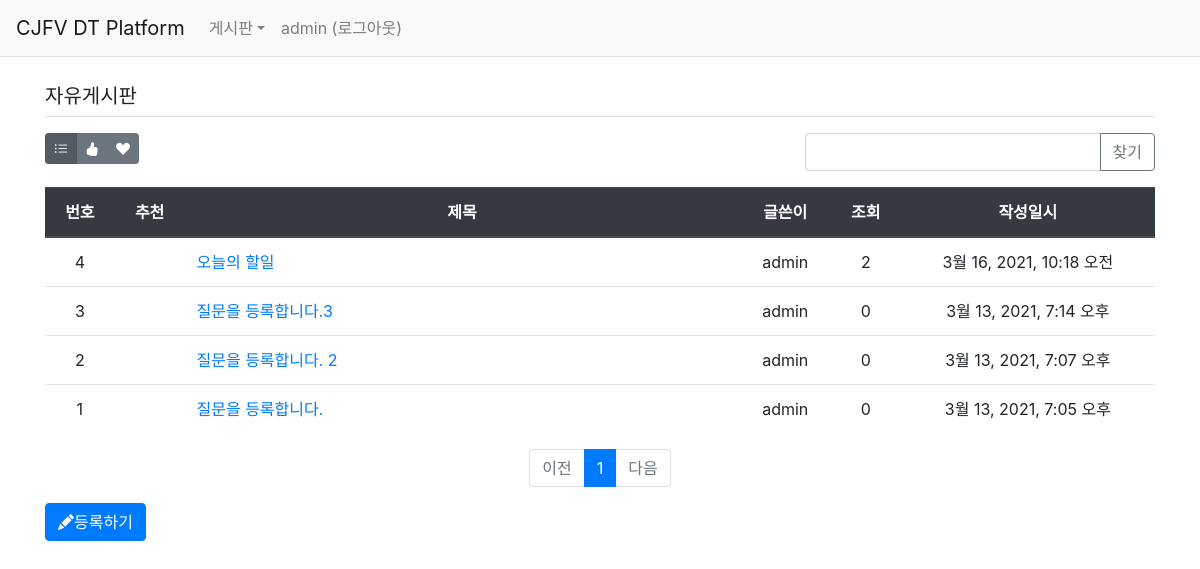
Before: /board/board/2/ (signed in) with the older database file.
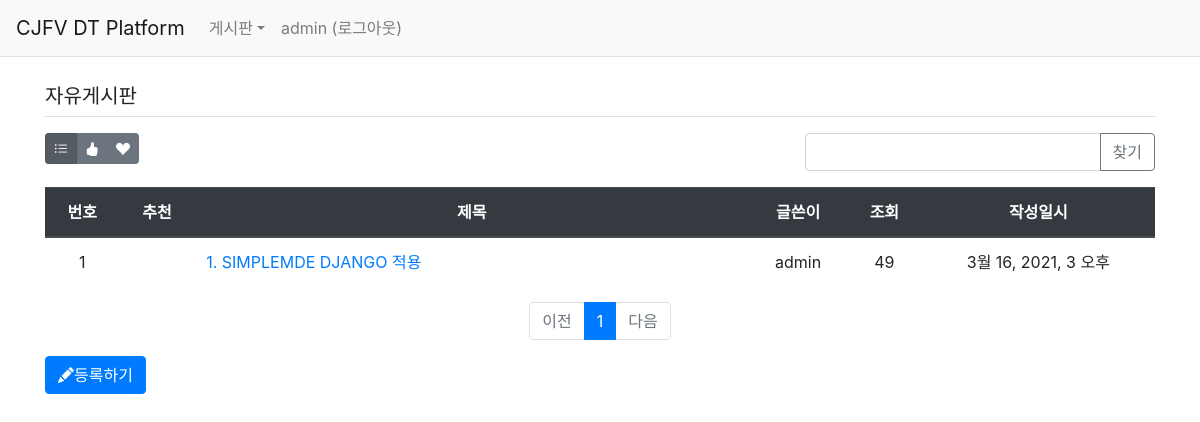
After: the same page with the newer database file.
### common/models.py (models this page shows)
class Menu(models.Model):
    title = models.CharField(max_length=50)
    remark = models.TextField()
    sort_no = models.IntegerField()

### board/models.py (models this page shows, shortened)
class Board(models.Model):
    menu = models.ForeignKey(Menu, on_delete=models.CASCADE, related_name='menu_board')
    author = models.ForeignKey(User, on_delete=models.CASCADE, related_name='author_board')
    subject = models.CharField(max_length=200)
    content = models.TextField()
    hit_count = models.IntegerField(default=0)
    create_date = models.DateTimeField()
    modify_date = models.DateTimeField(null=True, blank=True)
    voter = models.ManyToManyField(User, related_name='voter_board')

### board/views/base_views.py (the view, shortened to what this page needs)
# urls.py: path('board/<int:menu_id>/', base_views.list, name='list'),
@login_required(login_url='common:login')
def list(request, menu_id):
    page = request.GET.get('page', '1')  # 페이지
    kw = request.GET.get('kw', '')  # 검색어
    so = request.GET.get('so', 'recent')  # 정렬기준
    if so == 'recommend':
        board_list = Board.objects.filter(menu=menu_id).annotate(num_voter=Count('voter')).order_by('-num_voter', '-create_date')
    elif so == 'popular':
        board_list = Board.objects.filter(menu=menu_id).annotate(num_reply=Count('reply')).order_by('-num_reply', '-create_date')
    else:  # recent
        board_list = Board.objects.filter(menu=menu_id).order_by('-create_date')
    paginator = Paginator(board_list, 10)  # 페이지당 10개씩 보여주기
    page_obj = paginator.get_page(page)
    menu = Menu.objects.get(id=menu_id)
    context = {'board_list': page_obj, 'page': page, 'kw': kw, 'so': so, 'menu': menu}
    return render(request, 'board/board_list.html', context)

### board/templatetags/board_filter.py (called while the page is built)
@register.filter
def sub(value, arg):
    return value - arg

### templates/board/board_list.html (shortened to what this page needs)
{% extends 'base.html' %}
{% load board_filter %}
{% block content %}
<div class="container my-3" style="padding-top:60px">
    <h5 class="border-bottom py-2">{{ menu.title }}</h5>
    <div class="row justify-content-between my-3">
        <div class="col-2">
            <div class="btn-group" role="group">
                <button type="button" class="btn btn-sm btn-secondary so {% if so == 'recent' %}active{% endif %}" data-so="recent"  data-original-title="최신순">
                    <i class="bi bi-list-ul"></i>
                </button>
                <button type="button" class="btn btn-sm btn-secondary so {% if so == 'recommend' %}active{% endif %}" data-so="recommend" data-original-title="추천순">
                    <i class="bi bi-hand-thumbs-up-fill"></i>
                </button>
                <button type="button" class="btn btn-sm btn-secondary so {% if so == 'popular' %}active{% endif %}" data-so="popular" data-original-title="인기순">
                    <i class="bi bi-suit-heart-fill"></i>
                </button>
            </div>
        </div>
        <div class="col-4 input-group">
            <input type="text" class="form-control kw" value="{{ kw|default_if_none:'' }}">
            <div class="input-group-append">
                <button class="btn btn-outline-secondary" type="button" id="btn_search">찾기</button>
            </div>
        </div>
    </div>
    <table class="table">
        <thead>
        <tr class="text-center thead-dark">
            <th>번호</th>
            <th>추천</th>
            <th style="width:50%">제목</th>
            <th>글쓴이</th>
            <th>조회</th>
            <th>작성일시</th>
        </tr>
        </thead>
        <tbody>
        {% if board_list %}
        {% for board in board_list %}
        <tr class="text-center">
            <td>
                {{ board_list.paginator.count|sub:board_list.start_index|sub:forloop.counter0|add:1 }}
            </td>
            <td>
            </td>
            <td class="text-left">
                <a href="{% url 'board:detail' board.id %}">{{ board.subject }}</a>
            </td>
            <td>{{ board.author.username }}</td>
            <td>{{ board.hit_count }}</td>
            <td>{{ board.create_date }}</td>
        </tr>
        {% endfor %}
        {% else %}
        <tr>
            <td colspan="3">게시물이 없습니다.</td>
        </tr>
        {% endif %}
        </tbody>
    </table>
    <ul class="pagination justify-content-center">
        {% if board_list.has_previous %}
        <li class="page-item">
           <a class="page-link" data-page="{{ board_list.previous_page_number }}" href="#">이전</a>
        </li>
        {% else %}
        <li class="page-item disabled">
            <a class="page-link" tabindex="-1" aria-disabled="true" href="#">이전</a>
        </li>
        {% endif %}
        {% for page_number in board_list.paginator.page_range %}
            {% if page_number >= board_list.number|add:-5 and page_number <= board_list.number|add:5 %}
                {% if page_number == board_list.number %}
                <li class="page-item active" aria-current="page">
                    <a class="page-link" data-page="{{ page_number }}" href="#">{{ page_number }}</a>
                </li>
                {% else %}
                <li class="page-item">
                    <a class="page-link" data-page="{{ page_number }}" href="#">{{ page_number }}</a>
                </li>
                {% endif %}
            {% endif %}
        {% endfor %}
        {% if board_list.has_next %}
        <li class="page-item">
            <a class="page-link" data-page="{{ board_list.next_page_number }}" href="#">다음</a>
        </li>
        {% else %}
        <li class="page-item disabled">
            <a class="page-link" tabindex="-1" aria-disabled="true" href="#">다음</a>
        </li>
        {% endif %}
    </ul>
    <a href="{% url 'board:board_create' menu.id %}" class="btn btn-primary"><i class="bi bi-pencil-fill"></i>등록하기</a>
</div>
{% endblock %}

### templates/base.html (shortened to what this page needs)
{% load static %}
<!doctype html>
<html lang="ko">
<head>
    <link rel="stylesheet" type="text/css" href="{% static 'bootstrap.min.css' %}">
    <link rel="stylesheet" href="https://cdn.jsdelivr.net/npm/bootstrap-icons@1.3.0/font/bootstrap-icons.css">
    <link rel="stylesheet" type="text/css" href="{% static 'simplemde.min.css' %}">
    <link rel="stylesheet" type="text/css" href="{% static 'style.css' %}">
</head>
<body>
{% include "navbar.html" %}
{% block content %}
{% endblock %}
</body>
</html>

### templates/navbar.html (shortened to what this page needs)
<nav class="navbar navbar-expand-lg navbar-light bg-light border-bottom fixed-top">
    <a class="navbar-brand" href="/">CJFV DT Platform</a>
    <div class="collapse navbar-collapse flex-grow-0" id="navbarNav">
        <ul class="navbar-nav">
            <li class="nav-item dropdown">
                {% if user.is_authenticated %}
                <a class="nav-link dropdown-toggle" href="{% url 'board:list' 1 %}" data-toggle="dropdown">게시판</a>
                {% endif %}
            </li>
            <li class="nav-item">
                {% if user.is_authenticated %}
                <a class="nav-link" href="{% url 'common:logout' %}">{{ user.username }} (로그아웃)</a>
                {% else %}
                <a class="nav-link" href="{% url 'common:login' %}">로그인</a>
                {% endif %}
            </li>
        </ul>
    </div>
</nav>

Changed rows visible on the page:
removed Board: paginator.count|sub "4", subject "오늘의 할일", author.username "admin", hit_count "2", create_date "3월 16, 2021, 10:18 오전"
removed Board: paginator.count|sub "3", subject "질문을 등록합니다.3", author.username "admin", hit_count "0", create_date "3월 13, 2021, 7:14 오후"
removed Board: paginator.count|sub "2", subject "질문을 등록합니다. 2", author.username "admin", hit_count "0", create_date "3월 13, 2021, 7:07 오후"
removed Board: paginator.count|sub "1", subject "질문을 등록합니다.", author.username "admin", hit_count "0", create_date "3월 13, 2021, 7:05 오후"
added Board: paginator.count|sub "1", subject "1. SIMPLEMDE DJANGO 적용", author.username "admin", hit_count "49", create_date "3월 16, 2021, 3 오후"
